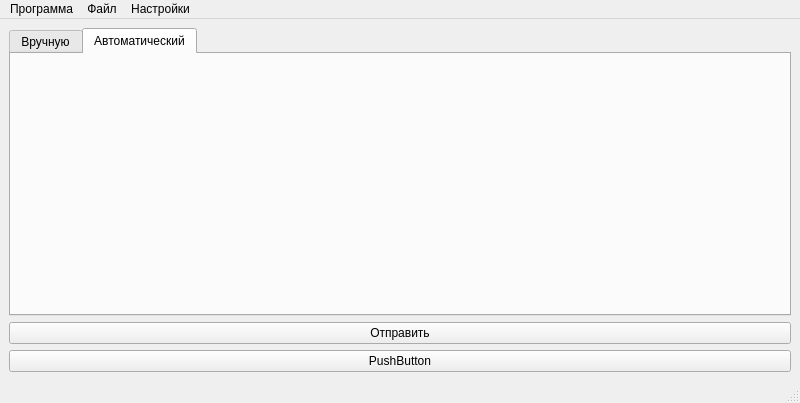
<?xml version="1.0" encoding="UTF-8"?>
<ui version="4.0">
 <class>MainWindow</class>
 <widget class="QMainWindow" name="MainWindow">
  <property name="geometry">
   <rect>
    <x>0</x>
    <y>0</y>
    <width>800</width>
    <height>403</height>
   </rect>
  </property>
  <property name="windowTitle">
   <string>Генератор последовательности</string>
  </property>
  <widget class="QWidget" name="centralwidget">
   <layout class="QGridLayout" name="gridLayout_2">
    <item row="0" column="1" colspan="3">
     <widget class="QTabWidget" name="tabWidget">
      <property name="currentIndex">
       <number>1</number>
      </property>
      <widget class="QWidget" name="tab_3">
       <attribute name="title">
        <string>Вручную</string>
       </attribute>
       <layout class="QGridLayout" name="gridLayout_3">
        <item row="0" column="0">
         <layout class="QGridLayout" name="formLayout"/>
        </item>
        <item row="0" column="2">
         <layout class="QFormLayout" name="formLayout_4">
          <item row="0" column="1">
           <widget class="QComboBox" name="comboBox"/>
          </item>
          <item row="0" column="0">
           <widget class="QLabel" name="label_2">
            <property name="text">
             <string>Выбор препятствия</string>
            </property>
           </widget>
          </item>
         </layout>
        </item>
        <item row="0" column="1">
         <spacer name="horizontalSpacer">
          <property name="orientation">
           <enum>Qt::Horizontal</enum>
          </property>
          <property name="sizeHint" stdset="0">
           <size>
            <width>40</width>
            <height>20</height>
           </size>
          </property>
         </spacer>
        </item>
       </layout>
      </widget>
      <widget class="QWidget" name="tab_4">
       <attribute name="title">
        <string>Автоматический</string>
       </attribute>
      </widget>
     </widget>
    </item>
    <item row="1" column="1" rowspan="2" colspan="3">
     <widget class="QPushButton" name="pushButton">
      <property name="text">
       <string>Отправить</string>
      </property>
     </widget>
    </item>
    <item row="3" column="1" colspan="3">
     <widget class="QPushButton" name="pushButton_2">
      <property name="text">
       <string>PushButton</string>
      </property>
     </widget>
    </item>
   </layout>
  </widget>
  <widget class="QMenuBar" name="menubar">
   <property name="geometry">
    <rect>
     <x>0</x>
     <y>0</y>
     <width>800</width>
     <height>22</height>
    </rect>
   </property>
   <widget class="QMenu" name="menu">
    <property name="title">
     <string>Программа</string>
    </property>
    <addaction name="ExitBtn"/>
   </widget>
   <widget class="QMenu" name="menu_2">
    <property name="title">
     <string>Файл</string>
    </property>
    <addaction name="action"/>
   </widget>
   <widget class="QMenu" name="menu_3">
    <property name="title">
     <string>Настройки</string>
    </property>
   </widget>
   <addaction name="menu"/>
   <addaction name="menu_2"/>
   <addaction name="menu_3"/>
  </widget>
  <widget class="QStatusBar" name="statusbar"/>
  <action name="ExitBtn">
   <property name="text">
    <string>Выход</string>
   </property>
  </action>
  <action name="action">
   <property name="text">
    <string>Загрузить последовательность из файла</string>
   </property>
  </action>
 </widget>
 <resources/>
 <connections/>
</ui>
